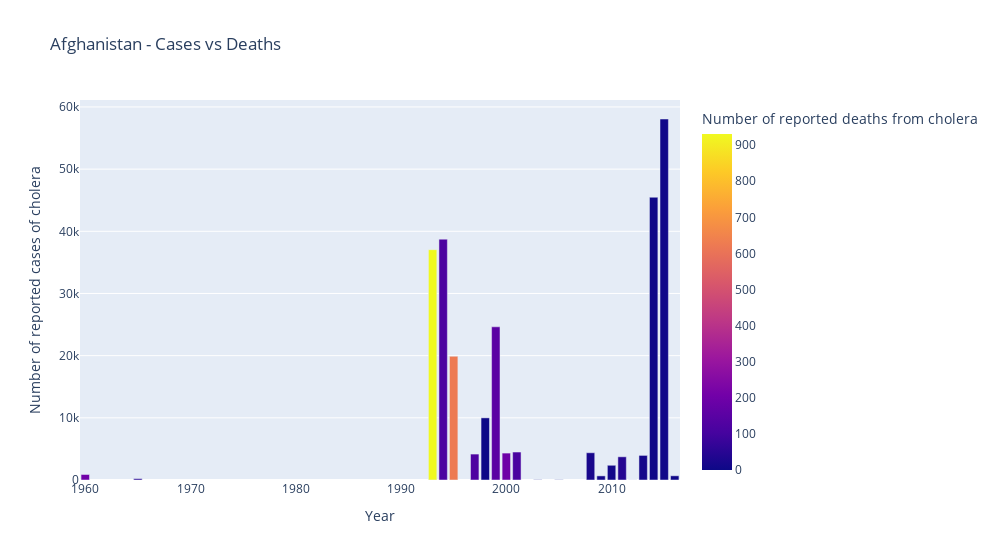
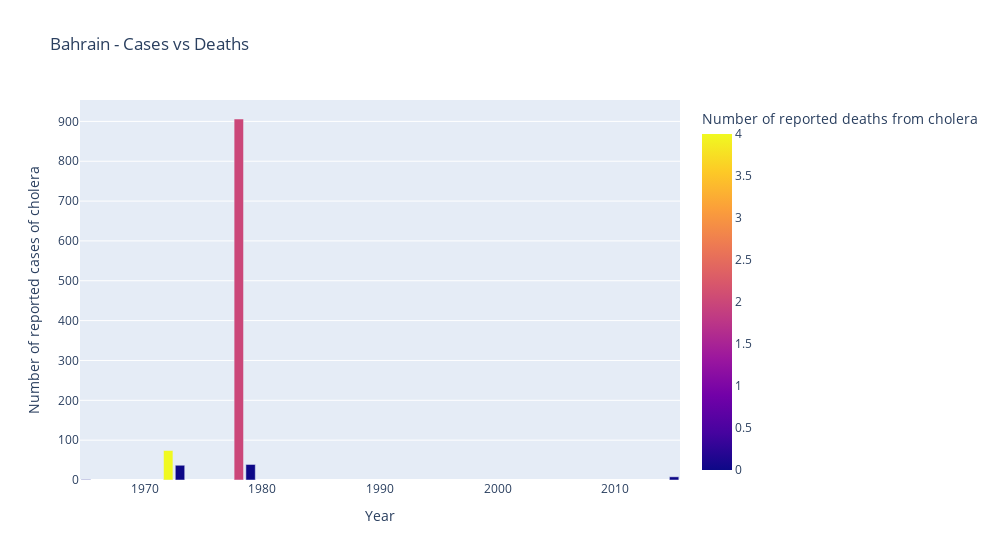
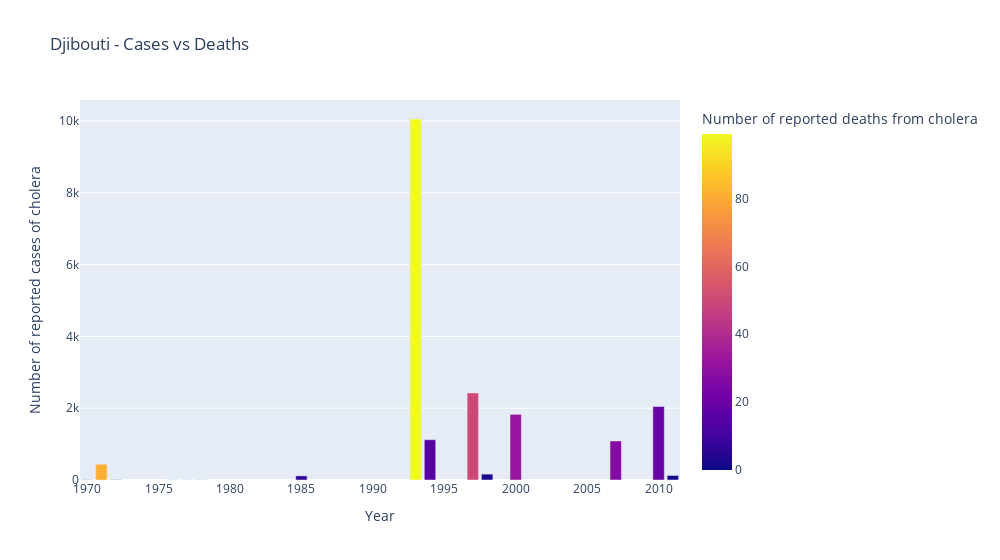
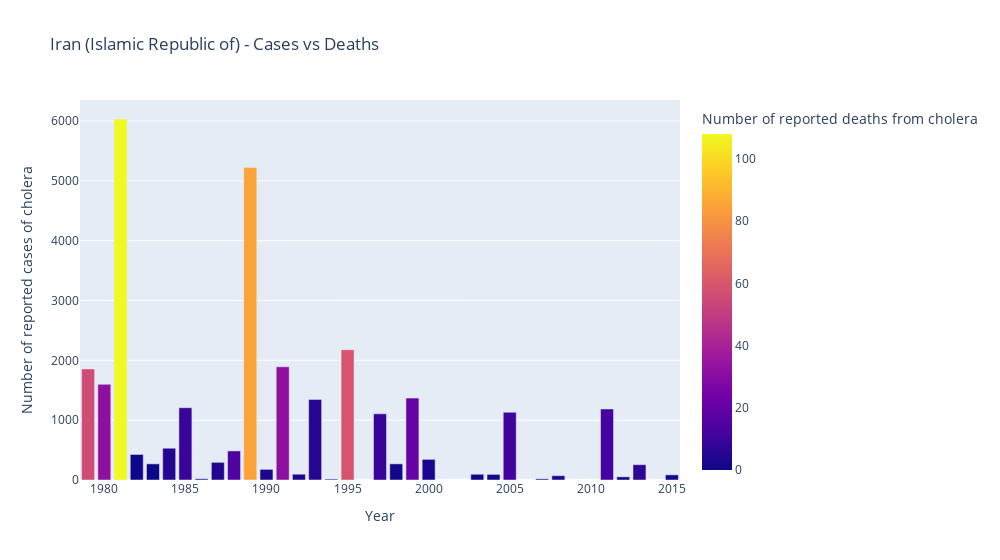

Here is the notebook cell these charts were saved with, in order:
### Markdown cell above
#### 3. Cases vs Deaths per country

### Code cell
for i in data_eastern['Country'].unique():

    fig = px.bar(
    data_frame = data_eastern.loc[data['Country']==i], 
    x='Year', 
    y='Number of reported cases of cholera', 
    width=1000, 
    color='Number of reported deaths from cholera',
    color_discrete_sequence ='viridis',
    title=f'{i} - Cases vs Deaths')

    fig.show()

### Figure 1 — Plotly figure (JSON) as saved in the notebook; plotly's stock layout.template omitted (floating-point values rounded to 4 significant figures)
{"data": [{"alignmentgroup": "True", "hovertemplate": "Year=%{x}<br>Number of reported cases of cholera=%{y}<br>Number of reported deaths from cholera=%{marker.color}<extra></extra>", "legendgroup": "", "marker": {"color": [5, 8, 4, 14, 0, 44, 10, 11, 22, 0, 7, 114, 198, 152, 0, 125, 624, 118, 931, 55, 199], "coloraxis": "coloraxis", "pattern": {"shape": ""}}, "name": "", "offsetgroup": "", "orientation": "v", "showlegend": false, "textposition": "auto", "type": "bar", "x": [2016, 2015, 2014, 2013, 2012, 2011, 2010, 2009, 2008, 2005, 2003, 2001, 2000, 1999, 1998, 1997, 1995, 1994, 1993, 1965, 1960], "xaxis": "x", "y": [677, 58064, 45481, 3957, 12, 3733, 2369, 662, 4384, 33, 41, 4499, 4330, 24639, 10000, 4170, 19903, 38735, 37046, 218, 887], "yaxis": "y"}], "layout": {"barmode": "relative", "coloraxis": {"colorbar": {"title": {"text": "Number of reported deaths from cholera"}}, "colorscale": [[0, "#0d0887"], [0.1111, "#46039f"], [0.2222, "#7201a8"], [0.3333, "#9c179e"], [0.4444, "#bd3786"], [0.5556, "#d8576b"], [0.6667, "#ed7953"], [0.7778, "#fb9f3a"], [0.8889, "#fdca26"], [1, "#f0f921"]]}, "legend": {"tracegroupgap": 0}, "title": {"text": "Afghanistan - Cases vs Deaths"}, "width": 1000, "xaxis": {"anchor": "y", "domain": [0, 1], "title": {"text": "Year"}}, "yaxis": {"anchor": "x", "domain": [0, 1], "title": {"text": "Number of reported cases of cholera"}}}}

### Figure 2 — Plotly figure (JSON) as saved in the notebook; plotly's stock layout.template omitted (floating-point values rounded to 4 significant figures)
{"data": [{"alignmentgroup": "True", "hovertemplate": "Year=%{x}<br>Number of reported cases of cholera=%{y}<br>Number of reported deaths from cholera=%{marker.color}<extra></extra>", "legendgroup": "", "marker": {"color": [0, 0, 2, 0, 4, 0], "coloraxis": "coloraxis", "pattern": {"shape": ""}}, "name": "", "offsetgroup": "", "orientation": "v", "showlegend": false, "textposition": "auto", "type": "bar", "x": [2015, 1979, 1978, 1973, 1972, 1965], "xaxis": "x", "y": [8, 39, 906, 37, 74, 1], "yaxis": "y"}], "layout": {"barmode": "relative", "coloraxis": {"colorbar": {"title": {"text": "Number of reported deaths from cholera"}}, "colorscale": [[0, "#0d0887"], [0.1111, "#46039f"], [0.2222, "#7201a8"], [0.3333, "#9c179e"], [0.4444, "#bd3786"], [0.5556, "#d8576b"], [0.6667, "#ed7953"], [0.7778, "#fb9f3a"], [0.8889, "#fdca26"], [1, "#f0f921"]]}, "legend": {"tracegroupgap": 0}, "title": {"text": "Bahrain - Cases vs Deaths"}, "width": 1000, "xaxis": {"anchor": "y", "domain": [0, 1], "title": {"text": "Year"}}, "yaxis": {"anchor": "x", "domain": [0, 1], "title": {"text": "Number of reported cases of cholera"}}}}

### Figure 3 — Plotly figure (JSON) as saved in the notebook; plotly's stock layout.template omitted (floating-point values rounded to 4 significant figures)
{"data": [{"alignmentgroup": "True", "hovertemplate": "Year=%{x}<br>Number of reported cases of cholera=%{y}<br>Number of reported deaths from cholera=%{marker.color}<extra></extra>", "legendgroup": "", "marker": {"color": [1, 19, 27, 32, 3, 50, 15, 99, 7, 2, 0, 0, 3, 81, 3], "coloraxis": "coloraxis", "pattern": {"shape": ""}}, "name": "", "offsetgroup": "", "orientation": "v", "showlegend": false, "textposition": "auto", "type": "bar", "x": [2011, 2010, 2007, 2000, 1998, 1997, 1994, 1993, 1985, 1978, 1977, 1976, 1972, 1971, 1970], "xaxis": "x", "y": [127, 2047, 1087, 1828, 164, 2424, 1122, 10055, 115, 3, 2, 2, 8, 440, 6], "yaxis": "y"}], "layout": {"barmode": "relative", "coloraxis": {"colorbar": {"title": {"text": "Number of reported deaths from cholera"}}, "colorscale": [[0, "#0d0887"], [0.1111, "#46039f"], [0.2222, "#7201a8"], [0.3333, "#9c179e"], [0.4444, "#bd3786"], [0.5556, "#d8576b"], [0.6667, "#ed7953"], [0.7778, "#fb9f3a"], [0.8889, "#fdca26"], [1, "#f0f921"]]}, "legend": {"tracegroupgap": 0}, "title": {"text": "Djibouti - Cases vs Deaths"}, "width": 1000, "xaxis": {"anchor": "y", "domain": [0, 1], "title": {"text": "Year"}}, "yaxis": {"anchor": "x", "domain": [0, 1], "title": {"text": "Number of reported cases of cholera"}}}}

### Figure 4 — Plotly figure (JSON) as saved in the notebook; plotly's stock layout.template omitted (floating-point values rounded to 4 significant figures)
{"data": [{"alignmentgroup": "True", "hovertemplate": "Year=%{x}<br>Number of reported cases of cholera=%{y}<br>Number of reported deaths from cholera=%{marker.color}<extra></extra>", "legendgroup": "", "marker": {"color": [1, 7, 0, 12, 4, 0, 11, 1, 0, 3, 21, 1, 9, 59, 0, 5, 4, 32, 3, 85, 15, 4, 1, 9, 5, 0, 0, 108, 32, 56], "coloraxis": "coloraxis", "pattern": {"shape": ""}}, "name": "", "offsetgroup": "", "orientation": "v", "showlegend": false, "textposition": "auto", "type": "bar", "x": [2015, 2013, 2012, 2011, 2008, 2007, 2005, 2004, 2003, 2000, 1999, 1998, 1997, 1995, 1994, 1993, 1992, 1991, 1990, 1989, 1988, 1987, 1986, 1985, 1984, 1983, 1982, 1981, 1980, 1979], "xaxis": "x", "y": [86, 256, 53, 1187, 72, 19, 1133, 94, 96, 345, 1369, 270, 1106, 2177, 15, 1347, 97, 1892, 178, 5222, 486, 295, 20, 1208, 531, 270, 427, 6034, 1599, 1856], "yaxis": "y"}], "layout": {"barmode": "relative", "coloraxis": {"colorbar": {"title": {"text": "Number of reported deaths from cholera"}}, "colorscale": [[0, "#0d0887"], [0.1111, "#46039f"], [0.2222, "#7201a8"], [0.3333, "#9c179e"], [0.4444, "#bd3786"], [0.5556, "#d8576b"], [0.6667, "#ed7953"], [0.7778, "#fb9f3a"], [0.8889, "#fdca26"], [1, "#f0f921"]]}, "legend": {"tracegroupgap": 0}, "title": {"text": "Iran (Islamic Republic of) - Cases vs Deaths"}, "width": 1000, "xaxis": {"anchor": "y", "domain": [0, 1], "title": {"text": "Year"}}, "yaxis": {"anchor": "x", "domain": [0, 1], "title": {"text": "Number of reported cases of cholera"}}}}
